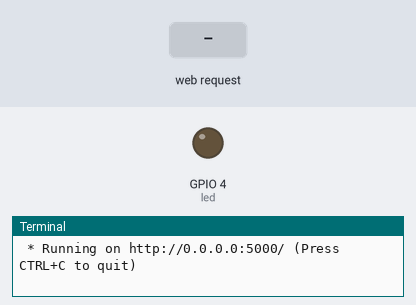
A program run on a simulated Raspberry Pi (BCM pin numbers). Parts: output pins drawn as LEDs (lit = HIGH), the last lines printed to the terminal. The test bench sets the inputs (shaded band). The clock reads 2024-03-15 10:24:30 at power-on unless the program sets it.

Above: at 1.2 s.
1.3 s: HTTP request for /led/on received
At 2.8 s:
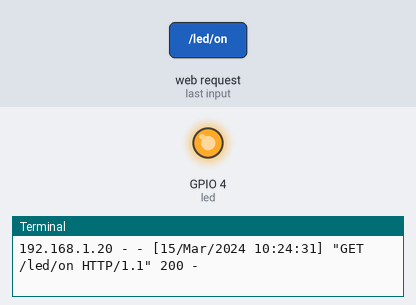
4.3 s: HTTP request for /led/off received
At 5.0 s:
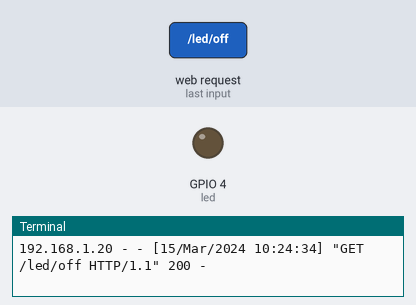
Timing chart, 0 to 7.3 s (numbered marks = the images above; inputs shaded):
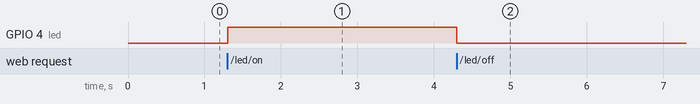

The program:

flask_led.py
```python
from flask import Flask
import RPi.GPIO as GPIO

app = Flask(__name__)
led = 4

GPIO.setmode(GPIO.BCM)
GPIO.setup(led,GPIO.OUT)

@app.route("/") #중요!
def hello():
    return'''
        <p>Hello, Flask!!</p>
        <a href="/led/on">LED ON</a>
        <a href="/led/off">LED OFF</a>
    '''
@app.route("/led/<op>")
def led_op(op):
    if op == "on":
        GPIO.output(led, GPIO.HIGH)
        return'''
            <p>LED ON</p>
            <a href="/">Go home</a>
    '''
    elif op == "off":
        GPIO.output(led, GPIO.LOW)
        return'''
        <p>LED OFF</p>
        <a href="/">Go home</a>
    '''

#터미널에서 직접 실행한 경우
if __name__=="__main__":
    try:
        app.run(host="0.0.0.0")
    finally:
        GPIO.cleanup()
```

Measured:
- after the input at 1.3 s, GPIO 4 (led): LOW → HIGH at once
- after the input at 4.3 s, GPIO 4 (led): HIGH → LOW at once
